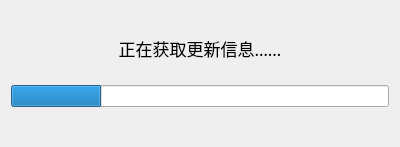
<?xml version="1.0" encoding="UTF-8"?>
<ui version="4.0">
 <class>Widget</class>
 <widget class="QWidget" name="Widget">
  <property name="geometry">
   <rect>
    <x>0</x>
    <y>0</y>
    <width>400</width>
    <height>147</height>
   </rect>
  </property>
  <property name="windowTitle">
   <string>Widget</string>
  </property>
  <layout class="QVBoxLayout" name="verticalLayout">
   <property name="spacing">
    <number>0</number>
   </property>
   <property name="bottomMargin">
    <number>15</number>
   </property>
   <item>
    <spacer name="verticalSpacer_2">
     <property name="orientation">
      <enum>Qt::Vertical</enum>
     </property>
     <property name="sizeHint" stdset="0">
      <size>
       <width>20</width>
       <height>40</height>
      </size>
     </property>
    </spacer>
   </item>
   <item>
    <widget class="QLabel" name="label">
     <property name="font">
      <font>
       <family>微软雅黑</family>
       <pointsize>13</pointsize>
      </font>
     </property>
     <property name="text">
      <string>正在获取更新信息……</string>
     </property>
     <property name="alignment">
      <set>Qt::AlignCenter</set>
     </property>
    </widget>
   </item>
   <item>
    <spacer name="verticalSpacer_3">
     <property name="orientation">
      <enum>Qt::Vertical</enum>
     </property>
     <property name="sizeHint" stdset="0">
      <size>
       <width>20</width>
       <height>40</height>
      </size>
     </property>
    </spacer>
   </item>
   <item>
    <widget class="QProgressBar" name="progressBar">
     <property name="value">
      <number>24</number>
     </property>
     <property name="textVisible">
      <bool>false</bool>
     </property>
     <property name="invertedAppearance">
      <bool>false</bool>
     </property>
    </widget>
   </item>
   <item>
    <spacer name="verticalSpacer">
     <property name="orientation">
      <enum>Qt::Vertical</enum>
     </property>
     <property name="sizeHint" stdset="0">
      <size>
       <width>20</width>
       <height>40</height>
      </size>
     </property>
    </spacer>
   </item>
  </layout>
 </widget>
 <layoutdefault spacing="6" margin="11"/>
 <resources/>
 <connections/>
</ui>
